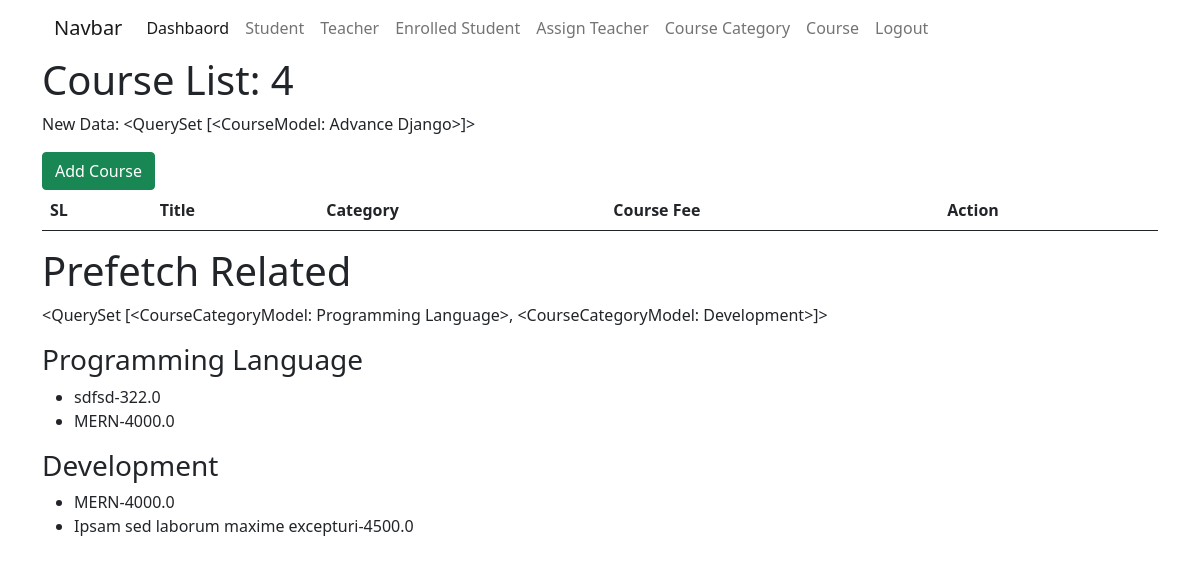
Page /course-list/ (signed in) on the committed database.
### courses/models.py (models this page shows)
class CourseModel(models.Model):
    title = models.CharField(max_length=200,null=True)
    description = models.TextField(null=True)
    category = models.ManyToManyField(
        CourseCategoryModel,
        null=True,
        related_name='course_category'
    )
    course_fee = models.FloatField(null=True)
    course_module = models.TextField(null=True)
    course_thumbnail = models.ImageField(upload_to='media/course_img', null=True)
    credit = models.FloatField(null=True)
    created_by = models.ForeignKey(UserModel, on_delete=models.SET_NULL, null=True, related_name='course_creator')
    def __str__(self):
        return f'{self.title}'

class CourseCategoryModel(models.Model):
    name = models.CharField(max_length=40)
    def __str__(self):
        return f'{self.name}'

### courses/views.py (the view)
# urls.py: path('course-list/',course_list, name='course_list'),
def course_list(request):
    course_data = CourseModel.objects.select_related('category')
    new_data = CourseModel.objects.filter(title__startswith = 'Ad')
    another_data = CourseCategoryModel.objects.prefetch_related('course_category')
    context = {
        'course_data': course_data,
        'new_data': new_data,
        'course_count': course_data.count(),
        'another_data': another_data
    }
    return render(request, 'course-list.html',context)

### courses/templates/course-list.html (shortened to what this page needs)
{% extends 'master/base.html' %}
{% block body %}
    <h1>Course List: {{course_count}}</h1>
    <p>New Data: {{new_data}}</p>
    {% if request.user.user_type == 'Admin' %}
    <a href="{% url 'add_course' %}" class="btn btn-success">Add Course</a>
    {% endif %}
    <table class="table table-striped">
        <thead>
            <tr>
                <th>SL</th>
                <th>Title</th>
                <th>Category</th>
                <th>Course Fee</th>
                {% if request.user.user_type == 'Admin' %}
                <th>Action</th>
                {% endif %}
            </tr>
        </thead>
    </table>
<h1>Prefetch Related</h1>
<p>{{another_data}}</p>
{% for category in another_data %}
<h3>{{category.name}}</h3>
<ul>
    {% for course in category.course_category.all  %}
        <li>{{course.title}}-{{course.course_fee}}</li>
    {% endfor %}
</ul>
{% endfor %}
{% endblock body %}

### rows in the picture
CourseModel: title "<QuerySet [<CourseModel: Advance Django>]>"
CourseCategoryModel: id+name "<QuerySet [<CourseCategoryModel: Programming Language>, <CourseCategoryModel: Development>]>", name "Programming Language"
CourseModel: title "sdfsd", course_fee "322.0"
CourseModel: title "MERN", course_fee "4000.0"
CourseCategoryModel: name "Development"
CourseModel: title "Ipsam sed laborum maxime excepturi", course_fee "4500.0"

### other values in the picture
{{ course_count }} "4"
